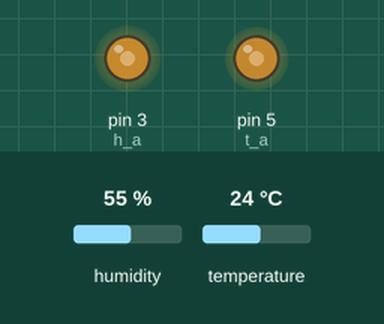
Bench run of a sketch on a simulated Arduino Uno, built with avr-gcc and run on an emulated ATmega328P. On the bench: output pins drawn as LEDs (lit = HIGH). The inputs (shaded band) are chosen by the test bench; at power-on: humidity 55 %, temperature 24 °C. What the sketch prints to the serial monitor is not drawn.

Above: at 2.8 s.
2.9 s: humidity set to 22 %
At 6.2 s:
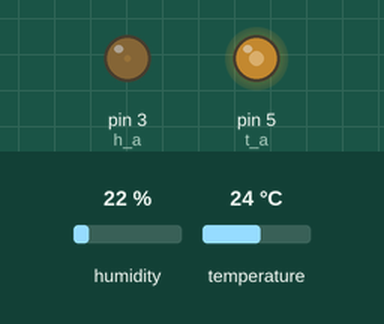
6.5 s: temperature set to 12 °C
At 9.1 s:
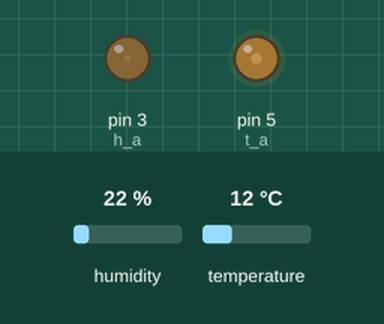
10.3 s: humidity set to 40 %
At 13.5 s:
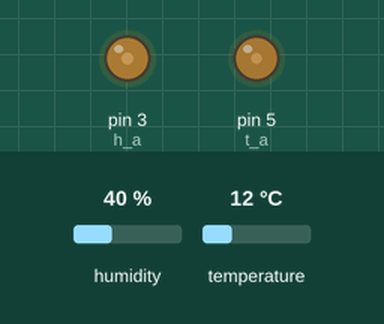
14.5 s: temperature set to 28 °C
At 17.4 s:
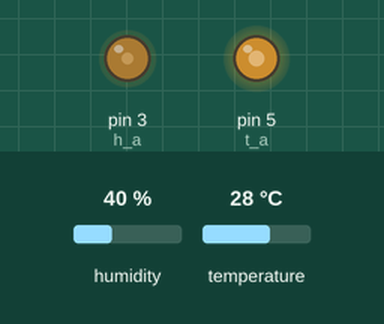
18.0 s: humidity set to 88 %
At 19.3 s:
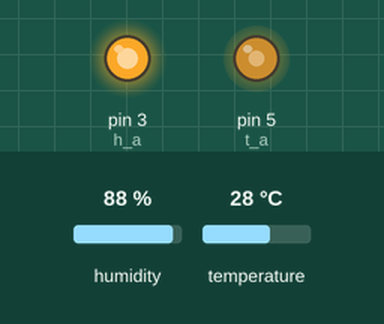
Timing chart, 0 to 21.0 s (numbered marks = the images above; inputs shaded):
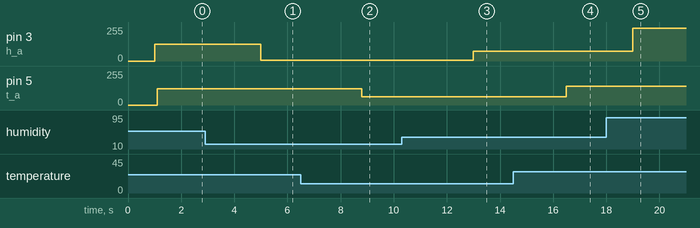

Measured:
- after the input at 2.9 s, pin 3 (h_a): 127/255 → 7/255 after 2.1 s
- after the input at 6.5 s, pin 5 (t_a): 122/255 → 61/255 after 2.3 s
- after the input at 10.3 s, pin 3 (h_a): 7/255 → 72/255 after 2.7 s
- after the input at 14.5 s, pin 5 (t_a): 61/255 → 142/255 after 2.0 s
- after the input at 18.0 s, pin 3 (h_a): 72/255 → 247/255 after 1.0 s

The sketch:

SMFA_give.ino
```cpp
#include <TimerOne.h> // TimeOne라이브러리 사용
#include <DHT.h> // DHT라이브러리 사용
#define DHTPIN 4 //핀 번호 설정
#define DHTTYPE DHT11 // DHT 사용 번호 설정 (DHT11)
DHT dht(DHTPIN, DHTTYPE); // DHT 설정


//-------타이머 인터럽트를 위한 타이머 카운트------------
int time_count = 0;
int hum_count = 0;
int temp_count = 0;


//--------초기함수(setup)----------------------------
void setup(){
  Serial.begin(9600); // 시리얼 모니터 통신속도 9600 설정

  dht.begin(); // DHT 초기화

  Timer1.initialize(1000); //1000000μs = 1s, 1000us = 0.001s, 1000us = 1ms
  Timer1.attachInterrupt(timerIsr);
}


//--------루프함수(loop)----------------------------
void loop(){
    //--------------온도/습도 값 읽기 및 변수 선언-----------------

    int h = dht.readHumidity(); //습도 값 저장 변수 선언
    int t = dht.readTemperature(); //온도 값 저장 변수 선언
    int h_pwm, t_pwm; // 온도/습도 값 PWM 전달 값 변수 선언


    //------map함수를 이용한 온도 습도 PWM 신호 값 변환---------

    h_pwm = map(h, 20, 90, 0, 255); // 습도 값 PWM 신호 값 변환
    t_pwm = map(t, 0, 50, 0, 255); // 온도 값 PWM 신호 값 변환


    //------습도 값 읽기 카운터-------
    if(hum_count == 1000){
      hum(h, h_pwm);
      hum_count = 0;
    }


    //------온도 값 읽기 카운터-------
    if(temp_count == 1100){
      temp(t, t_pwm);
      temp_count = 0;
    }
}

//------------인터럽트를 위한 카운터 호출 함수----------------------
void timerIsr(){
  time_count += 1;
  hum_count += 1;
  temp_count += 1;
}


//------------습도 값 시리얼 출력 및 PWM 값 전달 호출 함수----------------------
void hum(int h, int h_pwm){
    int h_a = 3; //PWM 습도 출력 핀
    Serial.print("습도:");
    Serial.println(h); // 습도 값 출력
    Serial.print("PWM 신호 습도:");
    Serial.println(h_pwm); // PWM 신호 습도 값 출력
    analogWrite(h_a, h_pwm); //PWM 출력
}


//------------온도 값 시리얼 출력 및 PWM 값 전달 호출 함수----------------------
void temp(int t, int t_pwm){
    int t_a = 5; //PWM 온도 출력 핀
    Serial.print("온도:");
    Serial.println(t); // 온도 값 출력
    Serial.print("PWM 신호 온도:");
    Serial.println(t_pwm); // PWM 신호 온도 값 출력
    analogWrite(t_a, t_pwm); //PWM 출력
}
```
